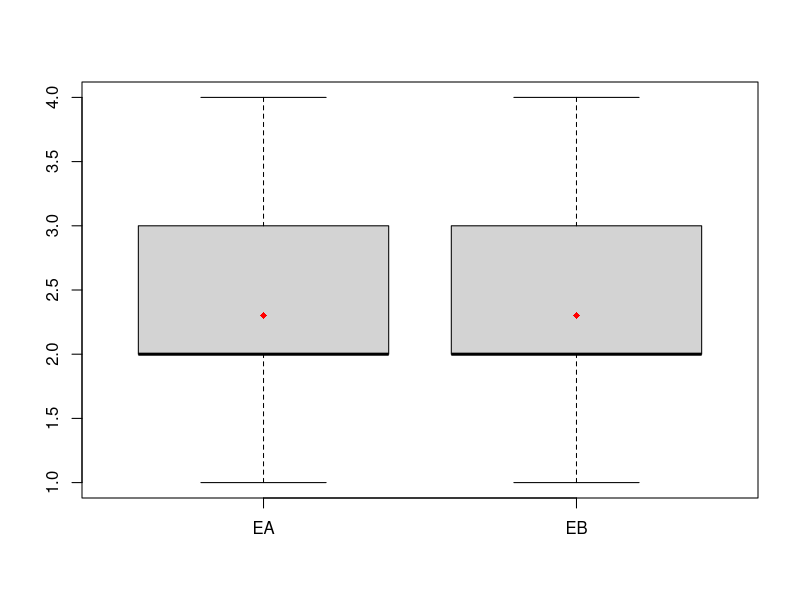
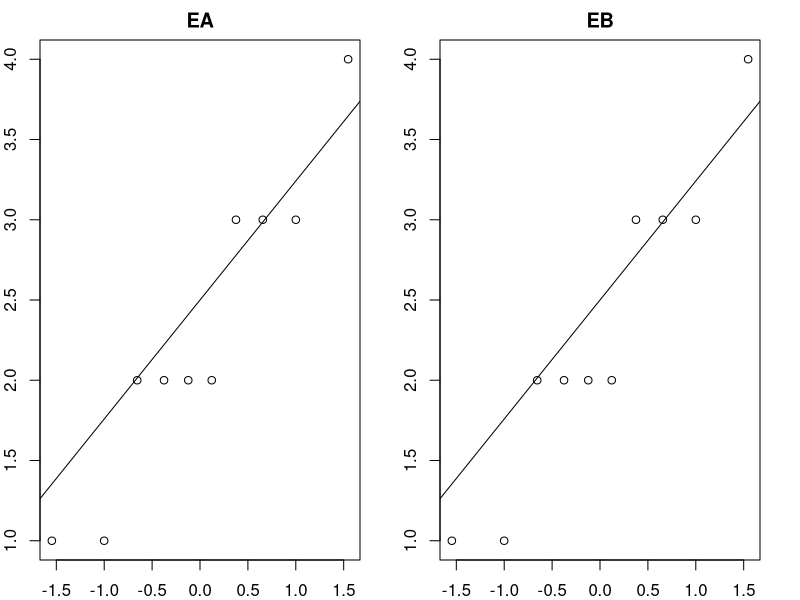

Write the R code that produced these figures, in order.
#Independientes

EA = c(2, 3, 1, 4, 2, 3, 2, 1, 3, 2)
EB = c(3, 2, 1, 3, 2, 2, 4, 2, 3, 1)

boxplot(EA, EB, names = c("EA", "EB"))

medias = c(mean(EA),mean(EB))
points(medias,pch=18,col="red")


par(mar = c(2, 2, 2, 2))
par(mfrow = c(1, 2))
qqnorm(EA, xlab = "", ylab = "", main = "EA")
qqline(EA)
qqnorm(EB, xlab = "", ylab = "", main = "EB")
qqline(EB)

######### Prueba t

t.test(EA,EB, paired = FALSE)



